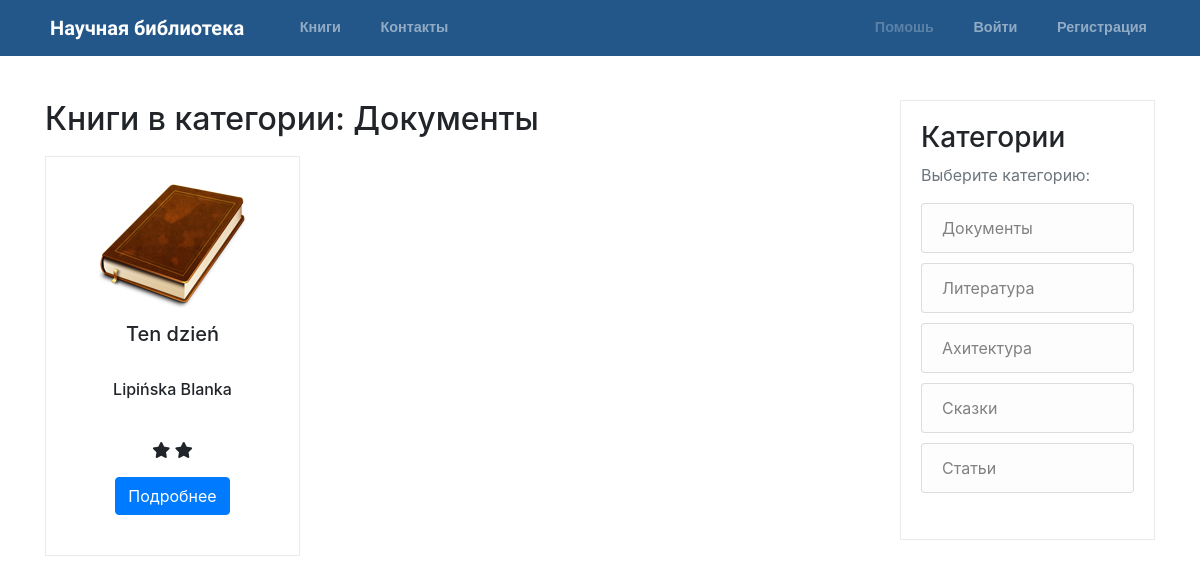
The app's page /books-by-category/dokumenti with its own data.
### books/models.py (models this page shows, shortened)
class Book(models.Model):
    title = models.CharField("Название", max_length=300)
    slug = models.SlugField(unique=True)
    description = models.TextField("Описание", max_length=1000, default="About book")
    image = models.ImageField( "Изображение", default='default_book.png', upload_to='books_pics')
    book_pdf = models.FileField("Загрузите книгу" ,null=True, blank=True, upload_to='books_pdf')
    author = models.CharField("Автор", max_length=100)
    book_amount = models.IntegerField("Колличество книг")
    publish_date = models.DateField("Дата публикации")
    number_of_pages = models.IntegerField("Колличество страниц")
    category = models.ForeignKey('Category', verbose_name = "Категория", on_delete=models.PROTECT)
    last_rating = models.IntegerField(default=0)
    @property
    def actual_rating(self):
        list_of_stars = []
        for star in range(self.last_rating):
            list_of_stars.append(star)
        return list_of_stars
    class Meta:
        verbose_name_plural = "Книги"
        verbose_name = "Книгу"

class Category(models.Model):
    category = models.CharField(max_length=50, verbose_name = "Категория")
    slug = models.SlugField(unique=True)
    def __str__(self):
        return self.category
    class Meta:
        verbose_name = "Категорию"
        verbose_name_plural = "Категории"

### books/views.py (the view)
class CategoryBookListView(ListView):
    template_name = "books/books_by_category.html"
    model = Book
    def get_queryset(self):
        category = Category.objects.get(slug=self.kwargs['slug'])
        return Book.objects.filter(category=category)

### books/context_processors.py (called while the page is built)
def categories(request):
    return {
        'categories': Category.objects.all()
    }

### books/templates/books/books_by_category.html
{% extends "base.html" %}
{% block content %}
<h2>Книги в категории: {{ book_list.first.category }}</h2>
<div class="row lastBooksContainer">
    {% for book in book_list %}
    <div class="col-md-4 bookCard">
        <div class="cardBorder">
            <img class="book_image" src="{{ book.image.url }}" alt="Book image">
            <h5 class="title__book">{{ book.title }}</h5>
            <h6 class="title__after">{{ book.author }}</h6>
            {% if book.actual_rating %}
            {% for rate in book.actual_rating %}
            <span class="fa fa-star checked"></span>
            {% endfor %} <br>
            {% else %}
            <h6>Нет оценок</h6>
            {% endif %}
            <a href="{% url 'bookDetail' slug=book.slug %}"><button class="btn btn-primary btn-xs">Подробнее</button></a>
        </div>
    </div>
    {% endfor %}
</div>
{% endblock content %}

### templates/base.html (shortened to what this page needs)
{% load static %}
<!DOCTYPE html>
<html lang="en">
<head>
    <link rel="stylesheet" href="{% static 'css/main.css' %}">
    <link rel="stylesheet" href="https://stackpath.bootstrapcdn.com/bootstrap/4.1.3/css/bootstrap.min.css"
>
    <link rel="stylesheet" href="https://cdnjs.cloudflare.com/ajax/libs/font-awesome/4.7.0/css/font-awesome.min.css">
    <link rel="stylesheet" href="https://use.fontawesome.com/releases/v5.4.2/css/all.css"
>
</head>
<header class="site-header">
    <nav class="navbar navbar-expand-md navbar-dark bg-steel fixed-top">
        <div class="container">
            <a class="navbar-brand mr-4" href="{% url 'home' %}"><img style="height:1.4em; padding-right: 5px;" src="{% static 'icons/regal.png' %}"
                    alt="">Научная библиотека</a>
            <div class="collapse navbar-collapse" id="navbarToggle">
                <div class="navbar-nav mr-auto">
                    <a class="nav-item nav-link" href="{% url 'books' %}"><img src="{% static 'icons/book.png' %}" alt="">
                        Книги</a>
                    <a class="nav-item nav-link" href="{% url 'contact' %}"><img src="{% static 'icons/message.png' %}"
                        Контакты</a>
                </div>
                <div class="navbar-nav">
                    {% if user.is_authenticated %}
                    <a class="nav-item nav-link" href="{% url 'UserProfile' %}"><img src="{% static 'icons/profile.png' %}"
                            alt="">
                        Ваш аккаунт ({{ user.username }})
                    </a>
                    <a class="nav-item nav-link" href="{% url 'logout' %}"><img src="{% static 'icons/logout.png' %}"
                            alt=""> Выход</a>
                    {% else %}
                    <a class="disabled nav-item nav-link" href=""><img src="{% static 'icons/help.png' %}" alt="">
                        Помошь</a>
                    <a class="nav-item nav-link" href="{% url 'login' %}"><img src="{% static 'icons/login.png' %}" alt="">
                        Войти</a>
                    <a class="nav-item nav-link" href="{% url 'signup' %}"><img src="{% static 'icons/register.png' %}"
                            alt=""> Регистрация</a>
                    {% endif %}
                </div>
            </div>
        </div>
    </nav>
</header>
<body>
    <main role="main" class="container pageContent">
        <div class="row">
            <div class="col-md-9">
                {% block content %}{% endblock %}
            </div>
            <div class="col-md-3">
                <div class="content-section">
                    <h3>Категории</h3>
                    <p class='text-muted'>Выберите категорию:
                        <ul class="list-group">
                            {% for category in categories %}
                            <a href="{% url 'category_books_view' slug=category.slug %}">
                                <li class="list-group-item list-group-item-light">{{ category }}</li>
                            </a>
                            {% endfor %}
                        </ul>
                    </p>
                </div>
            </div>
        </div>
    </main>
</body>
</html>

### static/css/main.css (style rules this page uses)
body { background: #fafafa; color: #333333; margin-top: 5rem; padding-bottom: 50px; }
.bg-steel { background-color: #235789; }
.navbar-nav { font-size: 0.9em; }
.navbar-brand { font-family: "Work Sans", sans-serif; font-weight: bold; }
.site-header .navbar-nav .nav-link { color: #cbd5db; font-weight: bold; font-family: "Roboto", sans-serif; margin-left: 20px; }
.content-section { border: 1px solid #eaeaea; transition: all 1s; padding: 20px; }
.pageContent { margin-top: 100px; }
.lastBooksContainer { margin: 0 auto; }
.book_image { max-width: 150px; max-height: 150px; }
.bookCard { padding: 10px 10px; text-align: center; }
.cardBorder { min-height: 400px; padding-top: 15px; border: 1px solid #eaeaea; transition: all 1s; }
.list-group-item:last-child { margin-bottom: 10px !important; }
.btn-primary { margin-top: 15px !important; }
.title__book { min-height: 50px; }
.title__after { min-height: 50px; }

### records on screen
Book: first.category "Документы", image (placeholder picture), title "Ten dzień", author "Lipińska Blanka", last_rating 2 (drawn)
Category: category "Документы"
Category: category "Литература"
Category: category "Ахитектурa"
Category: category "Сказки"
Category: category "Статьи"
